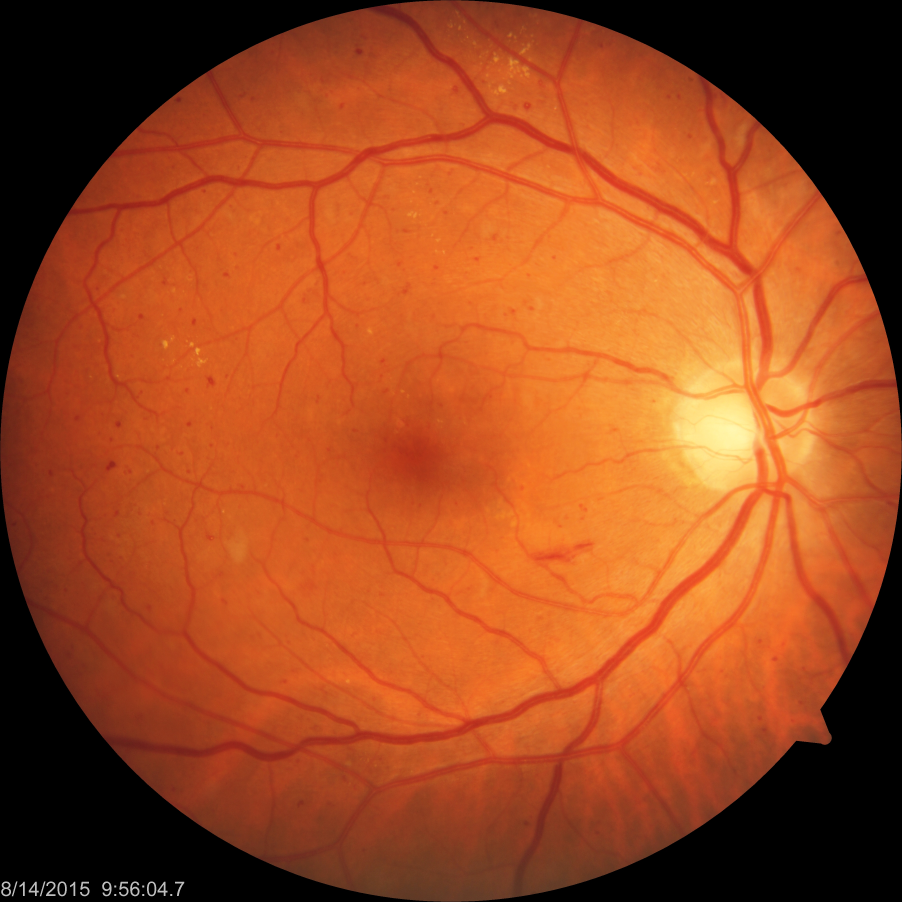
#> input picture Matthias/MatthiasOD00.jpg, 3608 x 3608 px (shown at 1/4 size)
$ python align.py
#> lines starting #> are read from the running program, lines starting #| are printed output that depends on the picture
import numpy as np
import cv2
from matplotlib import pyplot as plt

MIN_MATCH_COUNT = 10

img1 = cv2.imread('Matthias/MatthiasOD00.jpg', 0)
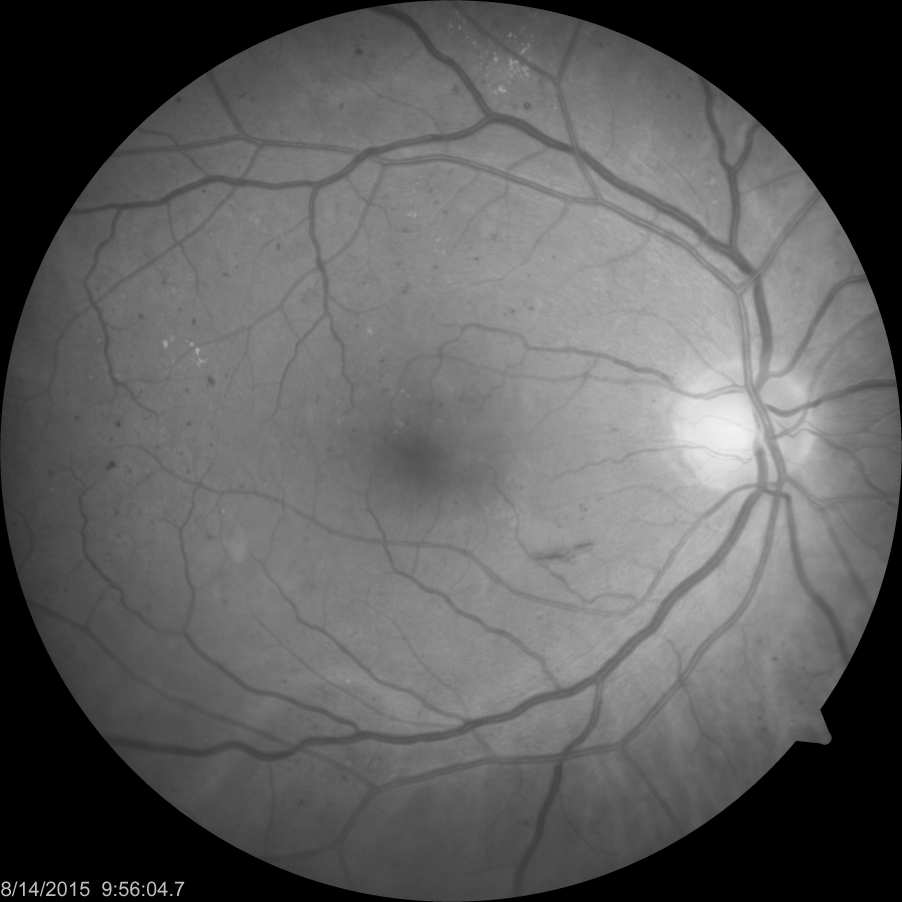
#> img1: shape (3608, 3608) (shown at 1/4 size); min 0, max 243, mean 93.5
img2 = cv2.imread('Matthias/MatthiasOD01.jpg', 0)
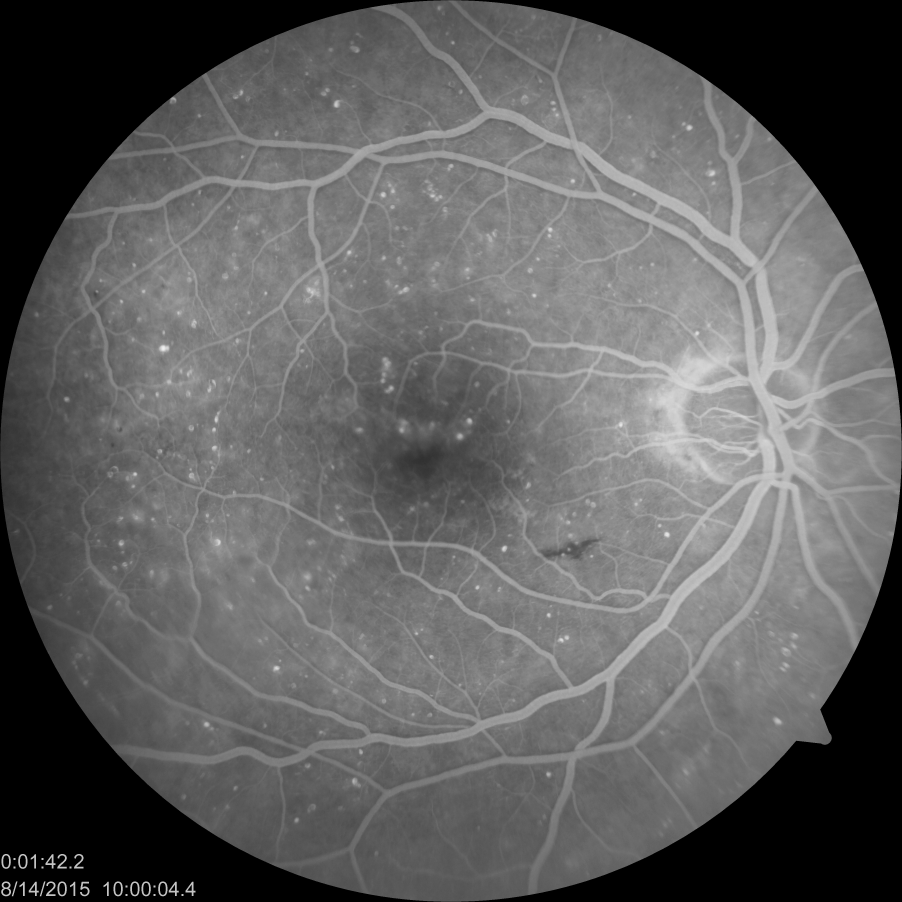
#> input picture Matthias/MatthiasOD01.jpg, 3608 x 3608 px (shown at 1/4 size)
#> img2 is the input picture: shape (3608, 3608); min 0, max 242, mean 94.7

img1 = cv2.resize(img1, (400, 400), cv2.INTER_CUBIC)
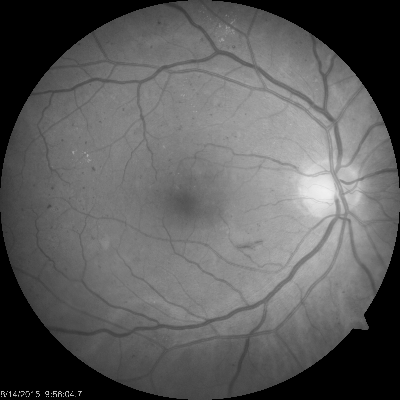
#> img1: shape (400, 400); min 0, max 241, mean 93.4
img2 = cv2.resize(img2, (400, 400), cv2.INTER_CUBIC)
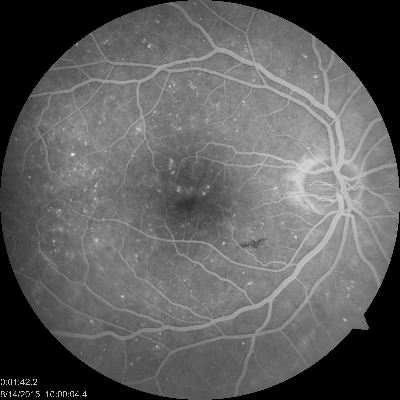
#> img2: shape (400, 400); min 0, max 241, mean 94.6

clahe = cv2.createCLAHE(clipLimit = 2.0, tileGridSize = (8, 8))
img1 = clahe.apply(img1)
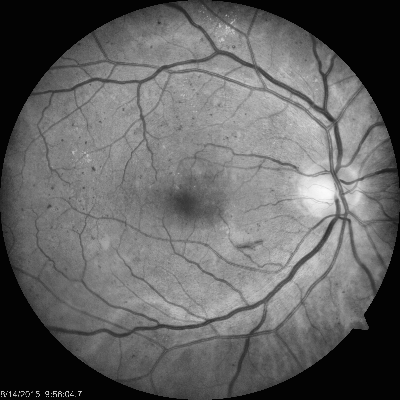
#> img1: shape (400, 400); min 2, max 251, mean 99.1
img2 = clahe.apply(img2)
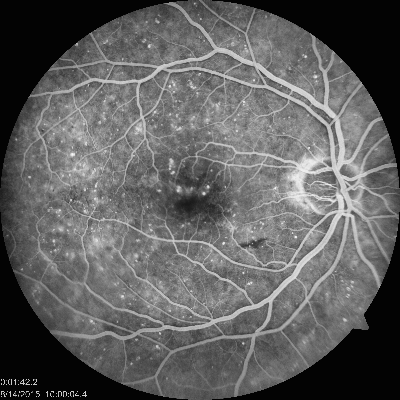
#> img2: shape (400, 400); min 2, max 248, mean 95.1

sift = cv2.xfeatures2d.SIFT_create()

kp1, des1 = sift.detectAndCompute(img1, None)
#> kp1 = 642 keypoints; strongest (x, y, size): (317, 194, 25), (337, 201, 3.1), (317, 249, 5.2), (330, 118, 4.1)
kp2, des2 = sift.detectAndCompute(img2, None)
#> kp2 = 1314 keypoints; strongest (x, y, size): (208, 187, 1.9), (223, 243, 1.9), (149, 46, 2.1), (352, 212, 2.8)

FLANN_INDEX_KDTREE = 0
index_params = dict(algorithm = FLANN_INDEX_KDTREE, trees = 5)
search_params = dict(checks = 50)

flann = cv2.FlannBasedMatcher(index_params, search_params)

matches = flann.knnMatch(des1,des2,k=2)
#> matches = 642 matches

good = []

for m, n in matches:
    if m.distance < 0.7 * n.distance:
        good.append(m)
#> after the loop, good = 6 matches

if len(good) > MIN_MATCH_COUNT:
    src_pts = np.float32([ kp1[m.queryIdx].pt for m in good ]).reshape(-1, 1, 2)
    dst_pts = np.float32([ kp2[m.trainIdx].pt for m in good ]).reshape(-1, 1, 2)

    M, mask = cv2.findHomography(src_pts, dst_pts, cv2.RANSAC,5.0)
    matchesMask = mask.ravel().tolist()

    h,w = img2.shape
    dst = cv2.warpPerspective(img1, M, (h, w))
    cv2.imshow('Img1', img1)
    cv2.imshow('Img2', img2)
    cv2.imshow('Dst', dst)
    cv2.waitKey(0)
